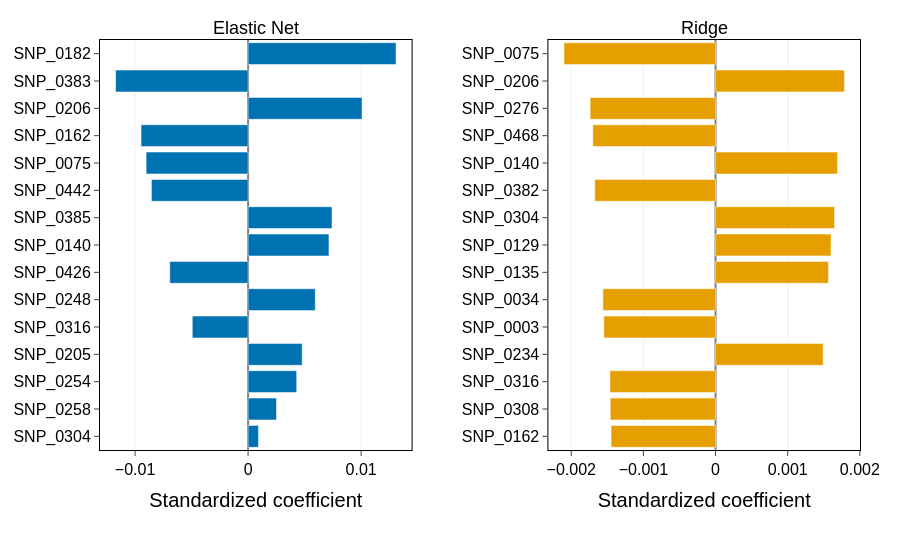

Write notebook code for a chart like this one.
### Markdown cell above
### 2.5. Model explainability

Ridge spreads effects over all SNPs; Elastic Net selects a smaller, regularized
subset; MLP predictions act through PCA components and nonlinear hidden units,
so it has no per-marker coefficients and is not shown. Markers are standardized
inside each pipeline, so coefficients are comparable within a model. Correlated
markers (LD blocks) can redistribute coefficients between neighbours. Because the
genotypes are simulated, top markers show which embedded signal the models
recovered; they are not candidate genes.

*Top markers by absolute standardized coefficient for the ranking target*

### Code cell
# Top markers by absolute standardized coefficient for the linear models,
# reusing the final fits from the model comparison (no refitting).
EXPLAIN_TARGET = RANKING_TARGET
TOP_K = 15

coef_frames = []
for family in ('elastic_net', 'ridge'):
    model = model_outcomes[(EXPLAIN_TARGET, family)]['_fitted_model']
    marker_names = model[:-1].get_feature_names_out()  # markers reaching the regression step
    coefs = pd.Series(model[-1].coef_, index=marker_names)
    if family == 'elastic_net':
        print(f'Elastic Net: {int((coefs != 0).sum())} of {len(coefs)} selected markers have non-zero coefficients.')
    top = coefs.reindex(coefs.abs().sort_values(ascending=False).index).head(TOP_K)
    coef_frames.append(pd.DataFrame({
        'model': MODEL_NAMES[family],
        'rank': range(1, len(top) + 1),
        'marker': top.index,
        'coefficient': top.values,
    }))

coef_df = pd.concat(coef_frames, ignore_index=True)
shared_markers = sorted(set.intersection(*(set(g['marker']) for _, g in coef_df.groupby('model'))))
print(f'Markers in both top-{TOP_K} lists: {len(shared_markers)} {shared_markers}')

fig = make_subplots(rows=1, cols=2, subplot_titles=['Elastic Net', 'Ridge'], horizontal_spacing=0.18)
for col, (model_name, color) in enumerate(zip(['Elastic Net', 'Ridge'], PALETTE), start=1):
    part = coef_df[coef_df['model'] == model_name]
    fig.add_trace(
        go.Bar(x=part['coefficient'], y=part['marker'], orientation='h',
               marker_color=color, showlegend=False),
        row=1, col=col,
    )
    fig.update_yaxes(autorange='reversed', row=1, col=col)
style_figure(fig, width=900, height=550)
fig.update_xaxes(title_text='Standardized coefficient', zeroline=True, zerolinecolor='gray')
fig.update_annotations(font_size=18)
fig.show(config={'responsive': True})

### Figure 1 — Plotly figure (JSON) as saved in the notebook; plotly's stock layout.template omitted (floating-point values rounded to 4 significant figures)
{"data": [{"marker": {"color": "#0072B2"}, "orientation": "h", "showlegend": false, "type": "bar", "x": [0.01309, -0.01173, 0.01008, -0.009472, -0.009023, -0.008551, 0.007423, 0.007156, -0.00693, 0.005945, -0.004938, 0.004786, 0.004299, 0.00251, 0.0009167], "xaxis": "x", "y": ["SNP_0182", "SNP_0383", "SNP_0206", "SNP_0162", "SNP_0075", "SNP_0442", "SNP_0385", "SNP_0140", "SNP_0426", "SNP_0248", "SNP_0316", "SNP_0205", "SNP_0254", "SNP_0258", "SNP_0304"], "yaxis": "y"}, {"marker": {"color": "#E69F00"}, "orientation": "h", "showlegend": false, "type": "bar", "x": [-0.002102, 0.001787, -0.001739, -0.001702, 0.001691, -0.001675, 0.001651, 0.001601, 0.001564, -0.001562, -0.001549, 0.001492, -0.001464, -0.00146, -0.001448], "xaxis": "x2", "y": ["SNP_0075", "SNP_0206", "SNP_0276", "SNP_0468", "SNP_0140", "SNP_0382", "SNP_0304", "SNP_0129", "SNP_0135", "SNP_0034", "SNP_0003", "SNP_0234", "SNP_0316", "SNP_0308", "SNP_0162"], "yaxis": "y2"}], "layout": {"annotations": [{"font": {"size": 18}, "showarrow": false, "text": "Elastic Net", "x": 0.205, "xanchor": "center", "xref": "paper", "y": 1.0, "yanchor": "bottom", "yref": "paper"}, {"font": {"size": 18}, "showarrow": false, "text": "Ridge", "x": 0.795, "xanchor": "center", "xref": "paper", "y": 1.0, "yanchor": "bottom", "yref": "paper"}], "font": {"color": "black", "family": "Arial", "size": 18}, "height": 550, "legend": {"font": {"size": 18}, "title": {"font": {"size": 18}}}, "margin": {"b": 100, "l": 100, "r": 40, "t": 40}, "title": {}, "width": 900, "xaxis": {"anchor": "y", "domain": [0.0, 0.41], "linecolor": "black", "mirror": true, "showline": true, "tickfont": {"color": "black", "size": 16}, "ticks": "outside", "title": {"font": {"color": "black", "size": 20}, "text": "Standardized coefficient"}, "zeroline": true, "zerolinecolor": "gray"}, "xaxis2": {"anchor": "y2", "domain": [0.59, 1.0], "linecolor": "black", "mirror": true, "showline": true, "tickfont": {"color": "black", "size": 16}, "ticks": "outside", "title": {"font": {"color": "black", "size": 20}, "text": "Standardized coefficient"}, "zeroline": true, "zerolinecolor": "gray"}, "yaxis": {"anchor": "x", "autorange": "reversed", "domain": [0.0, 1.0], "linecolor": "black", "mirror": true, "showline": true, "tickfont": {"color": "black", "size": 16}, "ticks": "outside", "title": {"font": {"color": "black", "size": 20}}}, "yaxis2": {"anchor": "x2", "autorange": "reversed", "domain": [0.0, 1.0], "linecolor": "black", "mirror": true, "showline": true, "tickfont": {"color": "black", "size": 16}, "ticks": "outside", "title": {"font": {"color": "black", "size": 20}}}}}
